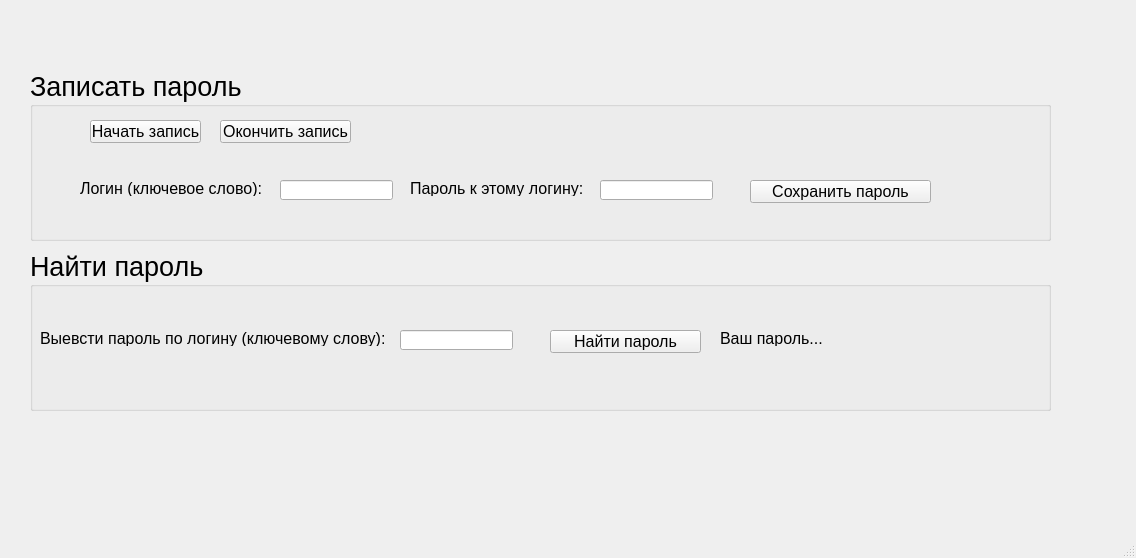
<?xml version="1.0" encoding="UTF-8"?>
<ui version="4.0">
 <class>MainWindow</class>
 <widget class="QMainWindow" name="MainWindow">
  <property name="geometry">
   <rect>
    <x>0</x>
    <y>0</y>
    <width>1136</width>
    <height>558</height>
   </rect>
  </property>
  <property name="windowTitle">
   <string>MainWindow</string>
  </property>
  <widget class="QWidget" name="centralwidget">
   <widget class="QGroupBox" name="groupBox">
    <property name="geometry">
     <rect>
      <x>30</x>
      <y>70</y>
      <width>1021</width>
      <height>171</height>
     </rect>
    </property>
    <property name="font">
     <font>
      <pointsize>20</pointsize>
     </font>
    </property>
    <property name="title">
     <string>Записать пароль</string>
    </property>
    <widget class="QLabel" name="label_3">
     <property name="geometry">
      <rect>
       <x>50</x>
       <y>110</y>
       <width>191</width>
       <height>16</height>
      </rect>
     </property>
     <property name="font">
      <font>
       <pointsize>12</pointsize>
      </font>
     </property>
     <property name="text">
      <string>Логин (ключевое слово):</string>
     </property>
    </widget>
    <widget class="QPushButton" name="addPass">
     <property name="geometry">
      <rect>
       <x>720</x>
       <y>110</y>
       <width>181</width>
       <height>23</height>
      </rect>
     </property>
     <property name="font">
      <font>
       <pointsize>12</pointsize>
      </font>
     </property>
     <property name="text">
      <string>Сохранить пароль</string>
     </property>
    </widget>
    <widget class="QLabel" name="label">
     <property name="geometry">
      <rect>
       <x>380</x>
       <y>110</y>
       <width>191</width>
       <height>16</height>
      </rect>
     </property>
     <property name="font">
      <font>
       <pointsize>12</pointsize>
      </font>
     </property>
     <property name="text">
      <string>Пароль к этому логину:</string>
     </property>
    </widget>
    <widget class="QLineEdit" name="newPassIsFrom">
     <property name="geometry">
      <rect>
       <x>250</x>
       <y>110</y>
       <width>113</width>
       <height>20</height>
      </rect>
     </property>
     <property name="font">
      <font>
       <pointsize>12</pointsize>
      </font>
     </property>
    </widget>
    <widget class="QLineEdit" name="newPass">
     <property name="geometry">
      <rect>
       <x>570</x>
       <y>110</y>
       <width>113</width>
       <height>20</height>
      </rect>
     </property>
     <property name="font">
      <font>
       <pointsize>12</pointsize>
      </font>
     </property>
    </widget>
    <widget class="QPushButton" name="stop">
     <property name="geometry">
      <rect>
       <x>190</x>
       <y>50</y>
       <width>131</width>
       <height>23</height>
      </rect>
     </property>
     <property name="font">
      <font>
       <pointsize>12</pointsize>
      </font>
     </property>
     <property name="text">
      <string>Окончить запись</string>
     </property>
    </widget>
    <widget class="QPushButton" name="run">
     <property name="geometry">
      <rect>
       <x>60</x>
       <y>50</y>
       <width>111</width>
       <height>23</height>
      </rect>
     </property>
     <property name="font">
      <font>
       <pointsize>12</pointsize>
      </font>
     </property>
     <property name="text">
      <string>Начать запись</string>
     </property>
    </widget>
   </widget>
   <widget class="QGroupBox" name="groupBox_2">
    <property name="geometry">
     <rect>
      <x>30</x>
      <y>250</y>
      <width>1021</width>
      <height>161</height>
     </rect>
    </property>
    <property name="font">
     <font>
      <pointsize>20</pointsize>
     </font>
    </property>
    <property name="title">
     <string>Найти пароль</string>
    </property>
    <widget class="QLabel" name="answer">
     <property name="geometry">
      <rect>
       <x>690</x>
       <y>80</y>
       <width>281</width>
       <height>16</height>
      </rect>
     </property>
     <property name="font">
      <font>
       <pointsize>12</pointsize>
      </font>
     </property>
     <property name="text">
      <string>Ваш пароль...</string>
     </property>
    </widget>
    <widget class="QLabel" name="label_2">
     <property name="geometry">
      <rect>
       <x>10</x>
       <y>80</y>
       <width>351</width>
       <height>16</height>
      </rect>
     </property>
     <property name="font">
      <font>
       <pointsize>12</pointsize>
      </font>
     </property>
     <property name="text">
      <string>Выевсти пароль по логину (ключевому слову):</string>
     </property>
    </widget>
    <widget class="QPushButton" name="readLoginBtn">
     <property name="geometry">
      <rect>
       <x>520</x>
       <y>80</y>
       <width>151</width>
       <height>23</height>
      </rect>
     </property>
     <property name="font">
      <font>
       <pointsize>12</pointsize>
      </font>
     </property>
     <property name="text">
      <string>Найти пароль</string>
     </property>
    </widget>
    <widget class="QLineEdit" name="readLogin">
     <property name="geometry">
      <rect>
       <x>370</x>
       <y>80</y>
       <width>113</width>
       <height>20</height>
      </rect>
     </property>
     <property name="font">
      <font>
       <pointsize>12</pointsize>
      </font>
     </property>
    </widget>
   </widget>
  </widget>
  <widget class="QMenuBar" name="menubar">
   <property name="geometry">
    <rect>
     <x>0</x>
     <y>0</y>
     <width>1136</width>
     <height>21</height>
    </rect>
   </property>
  </widget>
  <widget class="QStatusBar" name="statusbar"/>
 </widget>
 <resources/>
 <connections/>
</ui>
